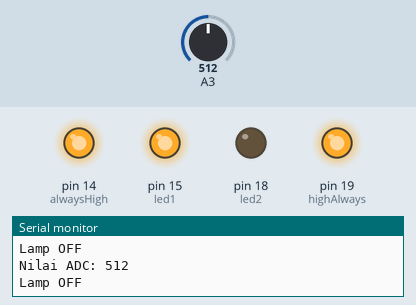
The sketch below on a simulated Arduino Uno, built with avr-gcc and run on an emulated ATmega328P. On the bench: output pins drawn as LEDs (lit = HIGH), the last lines printed to the serial monitor. The inputs (shaded band) are chosen by the test bench; at power-on: A3 = 512.

Above: at 1.3 s.
1.4 s: A3 set to 642
2.9 s: A3 set to 667
At 4.2 s:
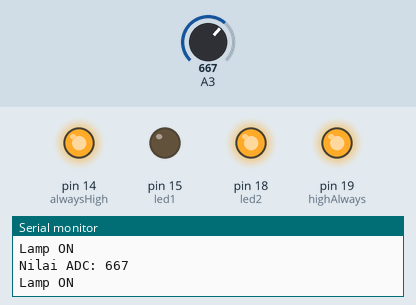
4.5 s: A3 set to 640
At 5.4 s:
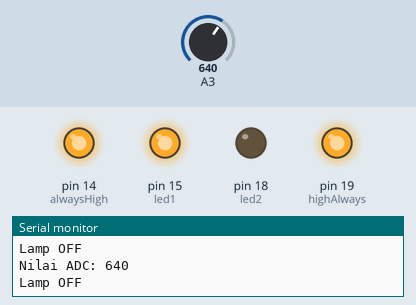
6.0 s: A3 set to 660
At 6.6 s:
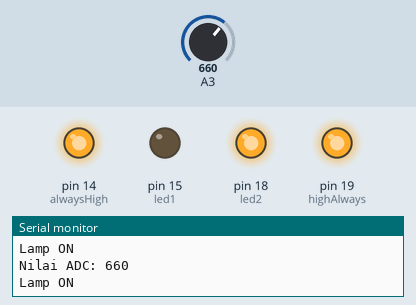
Timing chart, 0 to 8.5 s (numbered marks = the images above; inputs shaded):
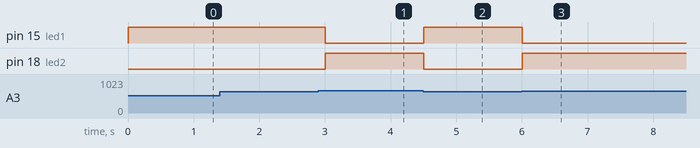

Measured:
- the behaviour switches between 649 and 650 on A3 (found by bisection; images 0 and 1)
- after the input at 2.9 s, pin 15 (led1): HIGH → LOW after 0.10 s; pin 18 (led2): LOW → HIGH after 0.10 s
- after the input at 4.5 s, pin 15 (led1): LOW → HIGH at once; pin 18 (led2): HIGH → LOW at once
- after the input at 6.0 s, pin 15 (led1): HIGH → LOW at once; pin 18 (led2): LOW → HIGH at once

The sketch:

activeLowLed.ino
```cpp
//Active Low LED

int adcVal;
#define led1 15
#define alwaysHigh 14
#define highAlways 19
int led2 = 18;

void setup()
{
  Serial.begin(9600);
  pinMode(A3, INPUT);
  pinMode(led1, OUTPUT);
  pinMode(led2, OUTPUT);
  pinMode(alwaysHigh, OUTPUT);
  pinMode(highAlways, OUTPUT);

  digitalWrite(alwaysHigh, HIGH);
  digitalWrite(highAlways, HIGH);
}

void loop()
{
  adcVal = analogRead(A3);
  Serial.print("\nNilai ADC: ");
  Serial.println(adcVal);

  if(adcVal >= 650)
  {
    Serial.print("Lamp ON");
    digitalWrite(led1, LOW);
    digitalWrite(led2, HIGH);
  }

  else
  {
    Serial.print("Lamp OFF");
    digitalWrite(led1, HIGH);
    digitalWrite(led2, LOW);
  }
  delay(500);
}
```
